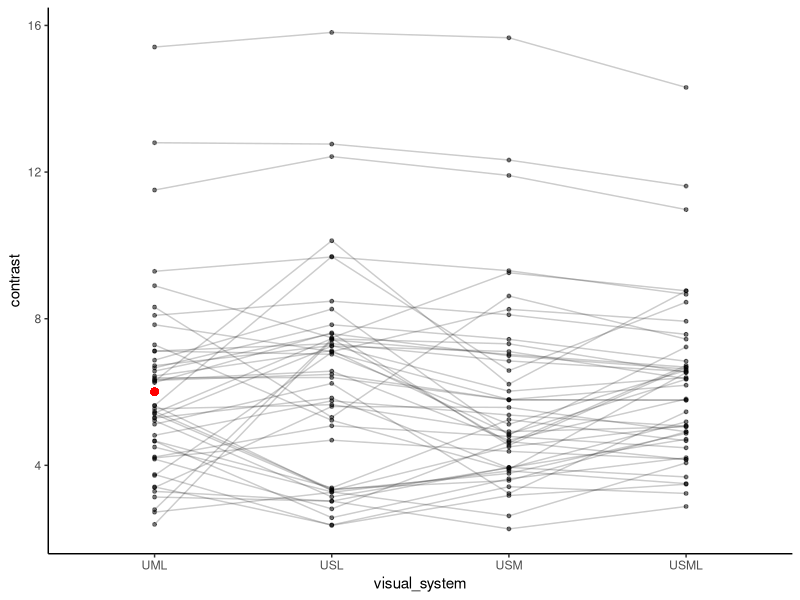

The R source for this figure:
##HELLO

## The sample data are visual contrast values between 47 different flowers to each of 46 different leaves in
## four different visual systems (USM, UML, USL, USML).
raw.dat <- read.csv("data/ContrastData.csv")

## Install the required packages
library(dplyr)
library(ggplot2)

## Calculate the average contrast of against all leaves for each flower.
dat <- raw.dat %>% 
  group_by(flowerID, visual_system) %>% 
  summarize(contrast = mean(contrast))

## Calculate the average of the mean contrast for each visual system
dat.mean <- dat %>% 
  group_by(visual_system) %>% 
  summarize(contrast = mean(contrast))


## Plot the figure
ggplot(data = dat,
       aes(x = visual_system, 
           y = contrast,
           group = flowerID)) + # KEY STEP! Group the same flower in different visual systems into one group, so the lines will connect them together.
  geom_point(size = 1, alpha = 0.5) + 
  geom_line(size = 0.5, alpha = 0.2) +
  geom_point(aes(x = dat.mean$visual_system[1],
                 y = dat.mean$contrast[1]), size = 2, color = "red") +
  theme_classic()
